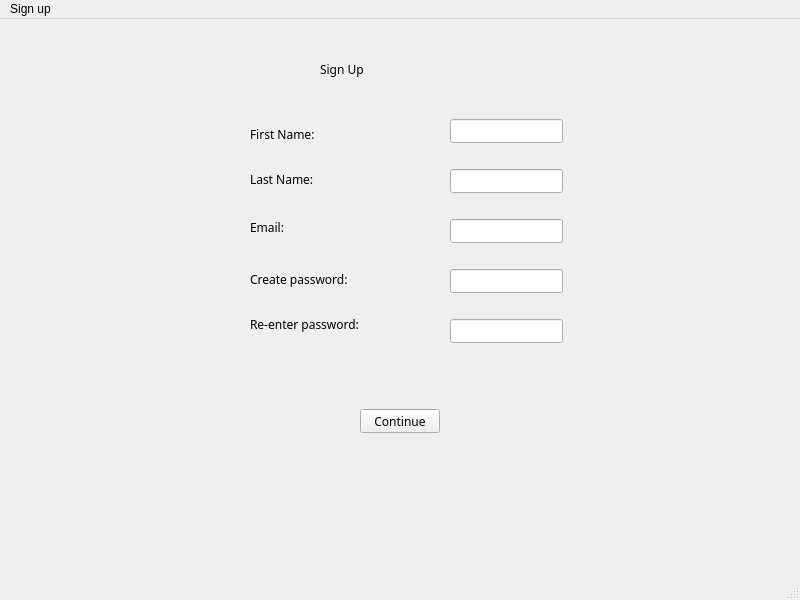
<?xml version="1.0" encoding="UTF-8"?>
<ui version="4.0">
 <class>signUp</class>
 <widget class="QMainWindow" name="signUp">
  <property name="geometry">
   <rect>
    <x>0</x>
    <y>0</y>
    <width>800</width>
    <height>600</height>
   </rect>
  </property>
  <property name="windowTitle">
   <string>MainWindow</string>
  </property>
  <widget class="QWidget" name="centralwidget">
   <widget class="QPushButton" name="pushButton">
    <property name="geometry">
     <rect>
      <x>360</x>
      <y>390</y>
      <width>80</width>
      <height>24</height>
     </rect>
    </property>
    <property name="font">
     <font>
      <family>Cascadia Code</family>
     </font>
    </property>
    <property name="text">
     <string>Continue</string>
    </property>
   </widget>
   <widget class="QLabel" name="label">
    <property name="geometry">
     <rect>
      <x>250</x>
      <y>100</y>
      <width>101</width>
      <height>31</height>
     </rect>
    </property>
    <property name="font">
     <font>
      <family>Cascadia Code</family>
     </font>
    </property>
    <property name="text">
     <string>First Name:</string>
    </property>
   </widget>
   <widget class="QLabel" name="label_2">
    <property name="geometry">
     <rect>
      <x>320</x>
      <y>10</y>
      <width>241</width>
      <height>81</height>
     </rect>
    </property>
    <property name="font">
     <font>
      <family>Cascadia Code</family>
     </font>
    </property>
    <property name="text">
     <string>Sign Up</string>
    </property>
   </widget>
   <widget class="QLineEdit" name="lineEdit">
    <property name="geometry">
     <rect>
      <x>450</x>
      <y>100</y>
      <width>113</width>
      <height>24</height>
     </rect>
    </property>
    <property name="font">
     <font>
      <family>Cascadia Code</family>
     </font>
    </property>
   </widget>
   <widget class="QLabel" name="label_3">
    <property name="geometry">
     <rect>
      <x>250</x>
      <y>140</y>
      <width>131</width>
      <height>41</height>
     </rect>
    </property>
    <property name="font">
     <font>
      <family>Cascadia Code</family>
     </font>
    </property>
    <property name="text">
     <string>Last Name:</string>
    </property>
   </widget>
   <widget class="QLineEdit" name="lineEdit_2">
    <property name="geometry">
     <rect>
      <x>450</x>
      <y>150</y>
      <width>113</width>
      <height>24</height>
     </rect>
    </property>
    <property name="font">
     <font>
      <family>Cascadia Code</family>
     </font>
    </property>
   </widget>
   <widget class="QLineEdit" name="lineEdit_3">
    <property name="geometry">
     <rect>
      <x>450</x>
      <y>200</y>
      <width>113</width>
      <height>24</height>
     </rect>
    </property>
    <property name="font">
     <font>
      <family>Cascadia Code</family>
     </font>
    </property>
   </widget>
   <widget class="QLabel" name="label_4">
    <property name="geometry">
     <rect>
      <x>250</x>
      <y>200</y>
      <width>49</width>
      <height>16</height>
     </rect>
    </property>
    <property name="font">
     <font>
      <family>Cascadia Code</family>
     </font>
    </property>
    <property name="text">
     <string>Email:</string>
    </property>
   </widget>
   <widget class="QLineEdit" name="lineEdit_4">
    <property name="geometry">
     <rect>
      <x>450</x>
      <y>250</y>
      <width>113</width>
      <height>24</height>
     </rect>
    </property>
    <property name="font">
     <font>
      <family>Cascadia Code</family>
     </font>
    </property>
   </widget>
   <widget class="QLabel" name="label_5">
    <property name="geometry">
     <rect>
      <x>250</x>
      <y>240</y>
      <width>161</width>
      <height>41</height>
     </rect>
    </property>
    <property name="font">
     <font>
      <family>Cascadia Code</family>
     </font>
    </property>
    <property name="text">
     <string>Create password:</string>
    </property>
   </widget>
   <widget class="QLabel" name="label_6">
    <property name="geometry">
     <rect>
      <x>250</x>
      <y>270</y>
      <width>171</width>
      <height>71</height>
     </rect>
    </property>
    <property name="font">
     <font>
      <family>Cascadia Code</family>
     </font>
    </property>
    <property name="text">
     <string>Re-enter password:</string>
    </property>
   </widget>
   <widget class="QLineEdit" name="lineEdit_5">
    <property name="geometry">
     <rect>
      <x>450</x>
      <y>300</y>
      <width>113</width>
      <height>24</height>
     </rect>
    </property>
    <property name="font">
     <font>
      <family>Cascadia Code</family>
     </font>
    </property>
   </widget>
  </widget>
  <widget class="QMenuBar" name="menubar">
   <property name="geometry">
    <rect>
     <x>0</x>
     <y>0</y>
     <width>800</width>
     <height>21</height>
    </rect>
   </property>
   <widget class="QMenu" name="menuSign_up">
    <property name="title">
     <string>Sign up</string>
    </property>
   </widget>
   <addaction name="menuSign_up"/>
  </widget>
  <widget class="QStatusBar" name="statusbar"/>
 </widget>
 <resources/>
 <connections/>
</ui>
